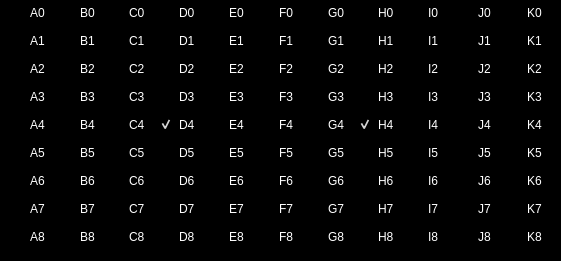
      <widget class="QGroupBox" name="groupBox">
       <property name="geometry">
        <rect>
         <x>210</x>
         <y>130</y>
         <width>561</width>
         <height>261</height>
        </rect>
       </property>
       <property name="styleSheet">
        <string notr="true">background-color: rgb(0, 0, 0);
color: rgb(255, 255, 255);
border-radius: 10px;</string>
       </property>
       <widget class="QWidget" name="layoutWidget">
        <property name="geometry">
         <rect>
          <x>10</x>
          <y>-2</y>
          <width>541</width>
          <height>261</height>
         </rect>
        </property>
        <layout class="QGridLayout" name="gridLayout_10">
         <item row="2" column="0">
          <layout class="QGridLayout" name="gridLayout_7">
           <item row="0" column="1">
            <widget class="QCheckBox" name="b2">
             <property name="text">
              <string>B2</string>
             </property>
            </widget>
           </item>
           <item row="0" column="3">
            <widget class="QCheckBox" name="d2">
             <property name="text">
              <string>D2</string>
             </property>
            </widget>
           </item>
           <item row="0" column="7">
            <widget class="QCheckBox" name="h2">
             <property name="text">
              <string>H2</string>
             </property>
            </widget>
           </item>
           <item row="0" column="9">
            <widget class="QCheckBox" name="j2">
             <property name="text">
              <string>J2</string>
             </property>
            </widget>
           </item>
           <item row="0" column="10">
            <widget class="QCheckBox" name="k2">
             <property name="text">
              <string>K2</string>
             </property>
            </widget>
           </item>
           <item row="0" column="0">
            <widget class="QCheckBox" name="a2">
             <property name="text">
              <string>A2</string>
             </property>
            </widget>
           </item>
           <item row="0" column="8">
            <widget class="QCheckBox" name="i2">
             <property name="text">
              <string>I2</string>
             </property>
            </widget>
           </item>
           <item row="0" column="6">
            <widget class="QCheckBox" name="g2">
             <property name="text">
              <string>G2</string>
             </property>
            </widget>
           </item>
           <item row="0" column="5">
            <widget class="QCheckBox" name="f2">
             <property name="text">
              <string>F2</string>
             </property>
            </widget>
           </item>
           <item row="0" column="4">
            <widget class="QCheckBox" name="e2">
             <property name="text">
              <string>E2</string>
             </property>
            </widget>
           </item>
           <item row="0" column="2">
            <widget class="QCheckBox" name="c2">
             <property name="text">
              <string>C2</string>
             </property>
            </widget>
           </item>
          </layout>
         </item>
         <item row="7" column="0">
          <layout class="QGridLayout" name="gridLayout_2">
           <item row="0" column="0">
            <widget class="QCheckBox" name="a7">
             <property name="text">
              <string>A7</string>
             </property>
            </widget>
           </item>
           <item row="0" column="1">
            <widget class="QCheckBox" name="b7">
             <property name="text">
              <string>B7</string>
             </property>
            </widget>
           </item>
           <item row="0" column="2">
            <widget class="QCheckBox" name="c7">
             <property name="text">
              <string>C7</string>
             </property>
            </widget>
           </item>
           <item row="0" column="3">
            <widget class="QCheckBox" name="d7">
             <property name="text">
              <string>D7</string>
             </property>
            </widget>
           </item>
           <item row="0" column="4">
            <widget class="QCheckBox" name="e7">
             <property name="text">
              <string>E7</string>
             </property>
            </widget>
           </item>
           <item row="0" column="5">
            <widget class="QCheckBox" name="f7">
             <property name="text">
              <string>F7</string>
             </property>
            </widget>
           </item>
           <item row="0" column="6">
            <widget class="QCheckBox" name="g7">
             <property name="text">
              <string>G7</string>
             </property>
            </widget>
           </item>
           <item row="0" column="7">
            <widget class="QCheckBox" name="h7">
             <property name="text">
              <string>H7</string>
             </property>
            </widget>
           </item>
           <item row="0" column="8">
            <widget class="QCheckBox" name="i7">
             <property name="text">
              <string>I7</string>
             </property>
            </widget>
           </item>
           <item row="0" column="9">
            <widget class="QCheckBox" name="j7">
             <property name="text">
              <string>J7</string>
             </property>
            </widget>
           </item>
           <item row="0" column="10">
            <widget class="QCheckBox" name="k7">
             <property name="text">
              <string>K7</string>
             </property>
            </widget>
           </item>
          </layout>
         </item>
         <item row="3" column="0">
          <layout class="QGridLayout" name="gridLayout_6">
           <item row="0" column="0">
            <widget class="QCheckBox" name="a3">
             <property name="text">
              <string>A3</string>
             </property>
            </widget>
           </item>
           <item row="0" column="1">
            <widget class="QCheckBox" name="b3">
             <property name="text">
              <string>B3</string>
             </property>
            </widget>
           </item>
           <item row="0" column="2">
            <widget class="QCheckBox" name="c3">
             <property name="text">
              <string>C3</string>
             </property>
            </widget>
           </item>
           <item row="0" column="3">
            <widget class="QCheckBox" name="d3">
             <property name="text">
              <string>D3</string>
             </property>
            </widget>
           </item>
           <item row="0" column="4">
            <widget class="QCheckBox" name="e3">
             <property name="text">
              <string>E3</string>
             </property>
            </widget>
           </item>
           <item row="0" column="5">
            <widget class="QCheckBox" name="f3">
             <property name="text">
              <string>F3</string>
             </property>
            </widget>
           </item>
           <item row="0" column="6">
            <widget class="QCheckBox" name="g3">
             <property name="text">
              <string>G3</string>
             </property>
            </widget>
           </item>
           <item row="0" column="7">
            <widget class="QCheckBox" name="h3">
             <property name="text">
              <string>H3</string>
             </property>
            </widget>
           </item>
           <item row="0" column="8">
            <widget class="QCheckBox" name="i3">
             <property name="text">
              <string>I3</string>
             </property>
            </widget>
           </item>
           <item row="0" column="9">
            <widget class="QCheckBox" name="j3">
             <property name="text">
              <string>J3</string>
             </property>
            </widget>
           </item>
           <item row="0" column="10">
            <widget class="QCheckBox" name="k3">
             <property name="text">
              <string>K3</string>
             </property>
            </widget>
           </item>
          </layout>
         </item>
         <item row="1" column="0">
          <layout class="QGridLayout" name="gridLayout_8">
           <item row="0" column="0">
            <widget class="QCheckBox" name="a1">
             <property name="text">
              <string>A1</string>
             </property>
            </widget>
           </item>
           <item row="0" column="1">
            <widget class="QCheckBox" name="b1">
             <property name="text">
              <string>B1</string>
             </property>
            </widget>
           </item>
           <item row="0" column="2">
            <widget class="QCheckBox" name="c1">
             <property name="text">
              <string>C1</string>
             </property>
            </widget>
           </item>
           <item row="0" column="3">
            <widget class="QCheckBox" name="d1">
             <property name="text">
              <string>D1</string>
             </property>
            </widget>
           </item>
           <item row="0" column="4">
            <widget class="QCheckBox" name="e1">
             <property name="text">
              <string>E1</string>
             </property>
            </widget>
           </item>
           <item row="0" column="5">
            <widget class="QCheckBox" name="f1">
             <property name="text">
              <string>F1</string>
             </property>
            </widget>
           </item>
           <item row="0" column="6">
            <widget class="QCheckBox" name="g1">
             <property name="text">
              <string>G1</string>
             </property>
            </widget>
           </item>
           <item row="0" column="7">
            <widget class="QCheckBox" name="h1">
             <property name="text">
              <string>H1</string>
             </property>
            </widget>
           </item>
           <item row="0" column="8">
            <widget class="QCheckBox" name="i1">
             <property name="text">
              <string>I1</string>
             </property>
            </widget>
           </item>
           <item row="0" column="9">
            <widget class="QCheckBox" name="j1">
             <property name="text">
              <string>J1</string>
             </property>
            </widget>
           </item>
           <item row="0" column="10">
            <widget class="QCheckBox" name="k1">
             <property name="text">
              <string>K1</string>
             </property>
            </widget>
           </item>
          </layout>
         </item>
         <item row="0" column="0">
          <layout class="QGridLayout" name="gridLayout_9">
           <item row="0" column="0">
            <widget class="QCheckBox" name="a0">
             <property name="text">
              <string>A0</string>
             </property>
            </widget>
           </item>
           <item row="0" column="1">
            <widget class="QCheckBox" name="b0">
             <property name="text">
              <string>B0</string>
             </property>
            </widget>
           </item>
           <item row="0" column="2">
            <widget class="QCheckBox" name="c0">
             <property name="text">
              <string>C0</string>
             </property>
            </widget>
           </item>
           <item row="0" column="3">
            <widget class="QCheckBox" name="d0">
             <property name="text">
              <string>D0</string>
             </property>
            </widget>
           </item>
           <item row="0" column="4">
            <widget class="QCheckBox" name="e0">
             <property name="text">
              <string>E0</string>
             </property>
            </widget>
           </item>
           <item row="0" column="5">
            <widget class="QCheckBox" name="f0">
             <property name="text">
              <string>F0</string>
             </property>
            </widget>
           </item>
           <item row="0" column="6">
            <widget class="QCheckBox" name="g0">
             <property name="text">
              <string>G0</string>
             </property>
            </widget>
           </item>
           <item row="0" column="7">
            <widget class="QCheckBox" name="h0">
             <property name="text">
              <string>H0</string>
             </property>
            </widget>
           </item>
           <item row="0" column="8">
            <widget class="QCheckBox" name="i0">
             <property name="text">
              <string>I0</string>
             </property>
            </widget>
           </item>
           <item row="0" column="9">
            <widget class="QCheckBox" name="j0">
             <property name="text">
              <string>J0</string>
             </property>
            </widget>
           </item>
           <item row="0" column="10">
            <widget class="QCheckBox" name="k0">
             <property name="text">
              <string>K0</string>
             </property>
            </widget>
           </item>
          </layout>
         </item>
         <item row="6" column="0">
          <layout class="QGridLayout" name="gridLayout_3">
           <item row="0" column="4">
            <widget class="QCheckBox" name="e6">
             <property name="text">
              <string>E6</string>
             </property>
            </widget>
           </item>
           <item row="0" column="10">
            <widget class="QCheckBox" name="k6">
             <property name="text">
              <string>K6</string>
             </property>
            </widget>
           </item>
           <item row="0" column="9">
            <widget class="QCheckBox" name="j6">
             <property name="text">
              <string>J6</string>
             </property>
            </widget>
           </item>
           <item row="0" column="8">
            <widget class="QCheckBox" name="i6">
             <property name="text">
              <string>I6</string>
             </property>
            </widget>
           </item>
           <item row="0" column="6">
            <widget class="QCheckBox" name="g6">
             <property name="text">
              <string>G6</string>
             </property>
            </widget>
           </item>
           <item row="0" column="3">
            <widget class="QCheckBox" name="d6">
             <property name="text">
              <string>D6</string>
             </property>
            </widget>
           </item>
           <item row="0" column="1">
            <widget class="QCheckBox" name="b6">
             <property name="text">
              <string>B6</string>
             </property>
            </widget>
           </item>
           <item row="0" column="7">
            <widget class="QCheckBox" name="h6">
             <property name="text">
              <string>H6</string>
             </property>
            </widget>
           </item>
           <item row="0" column="5">
            <widget class="QCheckBox" name="f6">
             <property name="text">
              <string>F6</string>
             </property>
            </widget>
           </item>
           <item row="0" column="0">
            <widget class="QCheckBox" name="a6">
             <property name="text">
              <string>A6</string>
             </property>
            </widget>
           </item>
           <item row="0" column="2">
            <widget class="QCheckBox" name="c6">
             <property name="text">
              <string>C6</string>
             </property>
            </widget>
           </item>
          </layout>
         </item>
         <item row="5" column="0">
          <layout class="QGridLayout" name="gridLayout_4">
           <item row="0" column="0">
            <widget class="QCheckBox" name="a5">
             <property name="text">
              <string>A5</string>
             </property>
            </widget>
           </item>
           <item row="0" column="1">
            <widget class="QCheckBox" name="b5">
             <property name="text">
              <string>B5</string>
             </property>
            </widget>
           </item>
           <item row="0" column="2">
            <widget class="QCheckBox" name="c5">
             <property name="text">
              <string>C5</string>
             </property>
            </widget>
           </item>
           <item row="0" column="3">
            <widget class="QCheckBox" name="d5">
             <property name="text">
              <string>D5</string>
             </property>
            </widget>
           </item>
           <item row="0" column="4">
            <widget class="QCheckBox" name="e5">
             <property name="text">
              <string>E5</string>
             </property>
            </widget>
           </item>
           <item row="0" column="5">
            <widget class="QCheckBox" name="f5">
             <property name="text">
              <string>F5</string>
             </property>
            </widget>
           </item>
           <item row="0" column="6">
            <widget class="QCheckBox" name="g5">
             <property name="text">
              <string>G5</string>
             </property>
            </widget>
           </item>
           <item row="0" column="7">
            <widget class="QCheckBox" name="h5">
             <property name="text">
              <string>H5</string>
             </property>
            </widget>
           </item>
           <item row="0" column="8">
            <widget class="QCheckBox" name="i5">
             <property name="text">
              <string>I5</string>
             </property>
            </widget>
           </item>
           <item row="0" column="9">
            <widget class="QCheckBox" name="j5">
             <property name="text">
              <string>J5</string>
             </property>
            </widget>
           </item>
           <item row="0" column="10">
            <widget class="QCheckBox" name="k5">
             <property name="text">
              <string>K5</string>
             </property>
            </widget>
           </item>
          </layout>
         </item>
         <item row="4" column="0">
          <layout class="QGridLayout" name="gridLayout_5">
           <item row="0" column="0">
            <widget class="QCheckBox" name="a4">
             <property name="text">
              <string>A4</string>
             </property>
            </widget>
           </item>
           <item row="0" column="1">
            <widget class="QCheckBox" name="b4">
             <property name="text">
              <string>B4</string>
             </property>
            </widget>
           </item>
           <item row="0" column="2">
            <widget class="QCheckBox" name="c4">
             <property name="text">
              <string>C4</string>
             </property>
            </widget>
           </item>
           <item row="0" column="3">
            <widget class="QCheckBox" name="d4">
             <property name="text">
              <string>D4</string>
             </property>
             <property name="checked">
              <bool>true</bool>
             </property>
            </widget>
           </item>
           <item row="0" column="4">
            <widget class="QCheckBox" name="e4">
             <property name="text">
              <string>E4</string>
             </property>
            </widget>
           </item>
           <item row="0" column="5">
            <widget class="QCheckBox" name="f4">
             <property name="text">
              <string>F4</string>
             </property>
            </widget>
           </item>
           <item row="0" column="6">
            <widget class="QCheckBox" name="g4">
             <property name="text">
              <string>G4</string>
             </property>
            </widget>
           </item>
           <item row="0" column="7">
            <widget class="QCheckBox" name="h4">
             <property name="text">
              <string>H4</string>
             </property>
             <property name="checked">
              <bool>true</bool>
             </property>
            </widget>
           </item>
           <item row="0" column="8">
            <widget class="QCheckBox" name="i4">
             <property name="text">
              <string>I4</string>
             </property>
            </widget>
           </item>
           <item row="0" column="9">
            <widget class="QCheckBox" name="j4">
             <property name="text">
              <string>J4</string>
             </property>
            </widget>
           </item>
           <item row="0" column="10">
            <widget class="QCheckBox" name="k4">
             <property name="text">
              <string>K4</string>
             </property>
            </widget>
           </item>
          </layout>
         </item>
         <item row="8" column="0">
          <layout class="QGridLayout" name="gridLayout">
           <item row="0" column="0">
            <widget class="QCheckBox" name="a8">
             <property name="text">
              <string>A8</string>
             </property>
            </widget>
           </item>
           <item row="0" column="1">
            <widget class="QCheckBox" name="b8">
             <property name="text">
              <string>B8</string>
             </property>
            </widget>
           </item>
           <item row="0" column="2">
            <widget class="QCheckBox" name="c8">
             <property name="text">
              <string>C8</string>
             </property>
            </widget>
           </item>
           <item row="0" column="3">
            <widget class="QCheckBox" name="d8">
             <property name="text">
              <string>D8</string>
             </property>
            </widget>
           </item>
           <item row="0" column="4">
            <widget class="QCheckBox" name="e8">
             <property name="text">
              <string>E8</string>
             </property>
            </widget>
           </item>
           <item row="0" column="5">
            <widget class="QCheckBox" name="f8">
             <property name="text">
              <string>F8</string>
             </property>
            </widget>
           </item>
           <item row="0" column="6">
            <widget class="QCheckBox" name="g8">
             <property name="text">
              <string>G8</string>
             </property>
            </widget>
           </item>
           <item row="0" column="7">
            <widget class="QCheckBox" name="h8">
             <property name="text">
              <string>H8</string>
             </property>
            </widget>
           </item>
           <item row="0" column="8">
            <widget class="QCheckBox" name="i8">
             <property name="text">
              <string>I8</string>
             </property>
            </widget>
           </item>
           <item row="0" column="9">
            <widget class="QCheckBox" name="j8">
             <property name="text">
              <string>J8</string>
             </property>
            </widget>
           </item>
           <item row="0" column="10">
            <widget class="QCheckBox" name="k8">
             <property name="text">
              <string>K8</string>
             </property>
            </widget>
           </item>
          </layout>
         </item>
        </layout>
       </widget>
      </widget>
